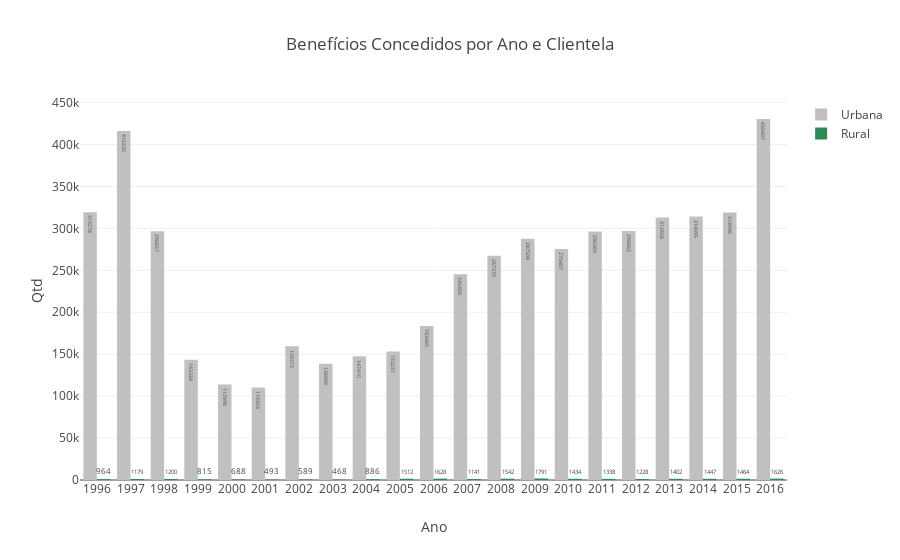

Source (notebook cell):
### Code cell
# Benefícios Concedidos por Ano e Clientela

label1 = df_urbana.groupby(['Ano']).sum()['Qte Benefícios Concedidos'].index.values
label2 = df_rural.groupby(['Ano']).sum()['Qte Benefícios Concedidos'].index.values
dados1 = df_urbana.groupby(['Ano']).sum()['Qte Benefícios Concedidos'].values
dados2 = df_rural.groupby(['Ano']).sum()['Qte Benefícios Concedidos'].values

trace1 = go.Bar(
            x =label1,
            y =dados1,
            name='Urbana',
            textposition = 'auto',
            text=dados1, 
            marker=dict(color='silver'),  
            
            )


trace2 = go.Bar(
            x =label2, 
            y =dados2,
            name='Rural',
            textposition = 'auto',
            text=dados2, 
            marker=dict(color='seagreen'), 
            )


data = [trace1, trace2]
layout = go.Layout(yaxis=dict(title='Qtd'),xaxis=dict(title='Ano', tickmode='linear'),title='Benefícios Concedidos por Ano e Clientela')
fig = go.Figure(data=data, layout=layout, )
py.iplot(fig, filename='grouped-bar' )

### Figure 1 — Plotly figure (JSON) as saved in the notebook; plotly's stock layout.template omitted (floating-point values rounded to 4 significant figures)
{"data": [{"marker": {"color": "silver"}, "name": "Urbana", "text": [319278, 416235, 296657, 143334, 113998, 110393, 159372, 138499, 147410, 153237, 183465, 245409, 267379, 287508, 275407, 296369, 296863, 312858, 314095, 318996, 430407], "textposition": "auto", "type": "bar", "uid": "ab6a6f4b-9ee4-490a-b461-79a105946f9c", "x": [1996, 1997, 1998, 1999, 2000, 2001, 2002, 2003, 2004, 2005, 2006, 2007, 2008, 2009, 2010, 2011, 2012, 2013, 2014, 2015, 2016], "y": [319278, 416235, 296657, 143334, 113998, 110393, 159372, 138499, 147410, 153237, 183465, 245409, 267379, 287508, 275407, 296369, 296863, 312858, 314095, 318996, 430407]}, {"marker": {"color": "seagreen"}, "name": "Rural", "text": [964, 1179, 1200, 815, 688, 493, 589, 468, 886, 1512, 1628, 1141, 1542, 1791, 1434, 1338, 1228, 1402, 1447, 1464, 1626], "textposition": "auto", "type": "bar", "uid": "4a9e4d2e-8d11-4046-9f7a-eb8639823a96", "x": [1996, 1997, 1998, 1999, 2000, 2001, 2002, 2003, 2004, 2005, 2006, 2007, 2008, 2009, 2010, 2011, 2012, 2013, 2014, 2015, 2016], "y": [964, 1179, 1200, 815, 688, 493, 589, 468, 886, 1512, 1628, 1141, 1542, 1791, 1434, 1338, 1228, 1402, 1447, 1464, 1626]}], "layout": {"autosize": true, "title": {"text": "Benefícios Concedidos por Ano e Clientela"}, "xaxis": {"autorange": true, "range": [1996.0, 2016.0], "tickmode": "linear", "title": {"text": "Ano"}, "type": "linear"}, "yaxis": {"autorange": true, "range": [0, 453060], "title": {"text": "Qtd"}, "type": "linear"}}}
